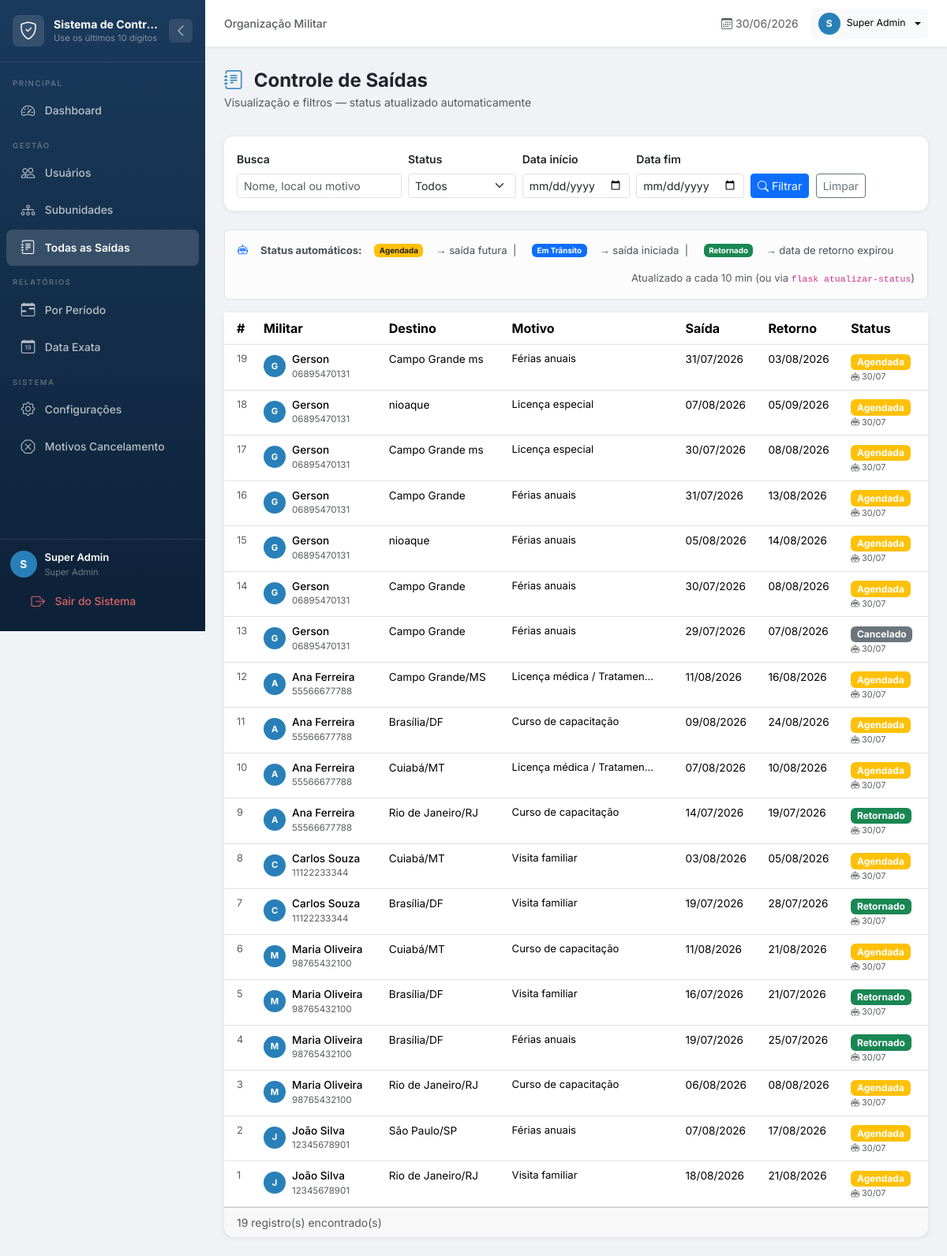
Screenshot of /admin/saidas (signed in) with the database file from the repository.
### app/models/__init__.py (models this page shows, shortened)
class ConfigSistema(db.Model):
    __tablename__ = "config_sistema"
    id        = db.Column(db.Integer, primary_key=True)
    chave     = db.Column(db.String(100), unique=True, nullable=False)
    valor     = db.Column(db.Text, nullable=True)
    descricao = db.Column(db.String(255), nullable=True)
    tipo      = db.Column(db.String(20), default="texto")

class Usuario(UserMixin, db.Model):
    __tablename__ = "usuarios"
    id            = db.Column(db.Integer, primary_key=True)
    cpf           = db.Column(db.String(14), unique=True, nullable=False, index=True)
    nome          = db.Column(db.String(100), nullable=False)
    senha_hash    = db.Column(db.String(255), nullable=False)
    tipo          = db.Column(
        db.Enum(*TipoUsuario.TODOS, name="tipo_usuario"),
        nullable=False,
        default=TipoUsuario.USUARIO,
    )
    ativo         = db.Column(db.Boolean, default=True, nullable=False)
    data_criacao  = db.Column(db.DateTime, default=datetime.utcnow, nullable=False)
    foto          = db.Column(db.String(255), nullable=True)
    subunidade_id = db.Column(
        db.Integer,
        db.ForeignKey("subunidades.id", ondelete="SET NULL"),
        nullable=True,
        index=True,
    )
    telefone      = db.Column(db.String(20), nullable=True)
    email         = db.Column(db.String(120), nullable=True)
    registros = db.relationship(
        "Registro",
        backref="usuario",
        lazy="dynamic",
        foreign_keys="Registro.cpf_usuario",
        primaryjoin="Usuario.cpf == Registro.cpf_usuario",
        cascade="all, delete-orphan",
    )
    @property
    def is_admin(self) -> bool:
        return self.tipo == TipoUsuario.ADMIN

class Registro(db.Model):
    __tablename__ = "registros"
    id                   = db.Column(db.Integer, primary_key=True)
    cpf_usuario          = db.Column(
        db.String(14),
        db.ForeignKey("usuarios.cpf", ondelete="CASCADE"),
        nullable=False,
        index=True,
    )
    local                = db.Column(db.String(255), nullable=False)
    motivo               = db.Column(db.String(300), nullable=False)
    data_saida           = db.Column(db.DateTime, nullable=False, index=True)
    data_retorno         = db.Column(db.DateTime, nullable=True, index=True)
    telefone_contato     = db.Column(db.String(20), nullable=True)
    endereco_destino     = db.Column(db.Text, nullable=True)
    data_registro        = db.Column(db.DateTime, default=datetime.utcnow, nullable=False)
    status               = db.Column(
        db.Enum(*StatusSaida.TODOS, name="status_saida"),
        default=StatusSaida.AGENDADA,
        nullable=False,
        index=True,
    )
    status_atualizado_em = db.Column(db.DateTime, nullable=True)
    motivo_cancelamento  = db.Column(db.String(150), nullable=True)   # texto do motivo selecionado
    obs_cancelamento     = db.Column(db.String(200), nullable=True)   # observação opcional curta
    data_cancelamento    = db.Column(db.DateTime, nullable=True)
    @property
    def status_badge(self) -> str:
        return StatusSaida.BADGES.get(self.status, "info")
    @property
    def status_label(self) -> str:
        return StatusSaida.LABELS.get(self.status, self.status)

### app/routes/admin.py (the view)
@admin_bp.route("/saidas")
@login_required
@admin_required
def listar_saidas():
    busca         = sanitizar_texto(request.args.get("busca", ""), max_len=100)
    status_filtro = request.args.get("status", "")
    data_inicio   = request.args.get("data_inicio", "")
    data_fim      = request.args.get("data_fim", "")
    subunidade_id = request.args.get("subunidade", "")
    query = Registro.query.join(Usuario, Registro.cpf_usuario == Usuario.cpf)
    if busca:
        query = query.filter(
            (Usuario.nome.ilike(f"%{busca}%"))
            | (Registro.local.ilike(f"%{busca}%"))
            | (Registro.motivo.ilike(f"%{busca}%"))
        )
    if status_filtro and status_filtro in StatusSaida.TODOS:
        query = query.filter(Registro.status == status_filtro)
    sub_id_valida = parse_int_seguro(subunidade_id, minimo=1)
    if sub_id_valida is not None:
        query = query.filter(Usuario.subunidade_id == sub_id_valida)
    data_inicio_dt, _ = validar_data(data_inicio, campo="data de início")
    if data_inicio_dt:
        query = query.filter(Registro.data_saida >= data_inicio_dt)
    data_fim_dt, _ = validar_data(data_fim, campo="data de fim")
    if data_fim_dt:
        query = query.filter(Registro.data_saida <= data_fim_dt)
    saidas = query.order_by(Registro.data_registro.desc()).all()
    subunidades = Subunidade.query.filter_by(ativa=True).order_by(Subunidade.nome).all()
    return render_template(
        "admin/saidas.html",
        saidas=saidas,
        busca=busca,
        status_filtro=status_filtro,
        data_inicio=data_inicio,
        data_fim=data_fim,
        subunidades=subunidades,
        subunidade_id=subunidade_id,
        StatusSaida=StatusSaida,
    )

### app/templates/admin/saidas.html (shortened to what this page needs)
{% extends 'base.html' %}
{% block content %}
<div class="page-header d-flex align-items-center justify-content-between flex-wrap gap-2 mb-4">
    <div>
        <h4 class="mb-0 fw-bold">
            <i class="bi bi-journal-text me-2" style="color:var(--cor-secundaria);"></i>
            Controle de Saídas
        </h4>
        <small class="text-muted">Visualização e filtros — status atualizado automaticamente</small>
    </div>
</div>
<div class="card mb-4">
    <div class="card-body">
        <form method="GET" class="row g-2 align-items-end">
            <div class="col-sm-4 col-md-3">
                <label class="form-label small fw-semibold">Busca</label>
                <input type="text" name="busca" class="form-control form-control-sm"
                       value="{{ busca }}" placeholder="Nome, local ou motivo">
            </div>
            <div class="col-sm-4 col-md-2">
                <label class="form-label small fw-semibold">Status</label>
                <select name="status" class="form-select form-select-sm">
                    <option value="">Todos</option>
                </select>
            </div>
            <div class="col-sm-4 col-md-2">
                <label class="form-label small fw-semibold">Data início</label>
                <input type="date" name="data_inicio" class="form-control form-control-sm" value="{{ data_inicio }}">
            </div>
            <div class="col-sm-4 col-md-2">
                <label class="form-label small fw-semibold">Data fim</label>
                <input type="date" name="data_fim" class="form-control form-control-sm" value="{{ data_fim }}">
            </div>
            <div class="col-auto">
                <button type="submit" class="btn btn-primary btn-sm">
                    <i class="bi bi-search me-1"></i>Filtrar
                </button>
                <a href="{{ url_for('admin.listar_saidas') }}" class="btn btn-outline-secondary btn-sm ms-1">Limpar</a>
            </div>
        </form>
    </div>
</div>
<div class="alert alert-light border mb-3 d-flex flex-wrap gap-3 align-items-center" style="font-size:0.82rem;">
    <i class="bi bi-robot text-primary"></i>
    <strong>Status automáticos:</strong>
    <span class="badge bg-warning text-dark">Agendada</span> → saída futura &nbsp;|&nbsp;
    <span class="badge bg-primary">Em Trânsito</span> → saída iniciada &nbsp;|&nbsp;
    <span class="badge bg-success">Retornado</span> → data de retorno expirou
    <span class="ms-auto text-muted">Atualizado a cada 10 min (ou via <code>flask atualizar-status</code>)</span>
</div>
<div class="card">
    <div class="card-body p-0">
        <div class="table-responsive">
            <table class="table table-hover mb-0">
                <thead>
                    <tr>
                        <th class="ps-3">#</th>
                        <th>Militar</th>
                        <th>Destino</th>
                        <th>Motivo</th>
                        <th>Saída</th>
                        <th>Retorno</th>
                        <th>Status</th>
                    </tr>
                </thead>
                <tbody>
                    {% for saida in saidas %}
                    <tr>
                        <td class="ps-3 text-muted" style="font-size:0.8rem;">{{ saida.id }}</td>
                        <td>
                            <div class="d-flex align-items-center gap-2">
                                <div class="user-avatar-placeholder" style="width:28px;height:28px;font-size:0.7rem;">
                                    {{ saida.usuario.nome[0].upper() if saida.usuario else '?' }}
                                </div>
                                <div>
                                    <div style="font-size:0.85rem;font-weight:500;">{{ saida.usuario.nome if saida.usuario else '—' }}</div>
                                    <div class="text-muted" style="font-size:0.72rem;">{{ saida.cpf_usuario }}</div>
                                </div>
                            </div>
                        </td>
                        <td style="font-size:0.85rem;">{{ saida.local }}</td>
                        <td style="font-size:0.82rem;max-width:200px;">
                            <span class="text-truncate d-inline-block" style="max-width:180px;" title="{{ saida.motivo }}">
                                {{ saida.motivo }}
                            </span>
                        </td>
                        <td style="font-size:0.85rem;">{{ saida.data_saida.strftime('%d/%m/%Y') if saida.data_saida else '—' }}</td>
                        <td style="font-size:0.85rem;">{{ saida.data_retorno.strftime('%d/%m/%Y') if saida.data_retorno else '—' }}</td>
                        <td>
                            <span class="badge bg-{{ saida.status_badge }}">{{ saida.status_label }}</span>
                            {% if saida.status_atualizado_em %}
                            <div class="text-muted" style="font-size:0.68rem;" title="Atualizado em {{ saida.status_atualizado_em.strftime('%d/%m %H:%M') }}">
                                <i class="bi bi-robot"></i> {{ saida.status_atualizado_em.strftime('%d/%m') }}
                            </div>
                            {% endif %}
                        </td>
                    </tr>
                    {% else %}
                    <tr><td colspan="7" class="text-center py-4 text-muted">Nenhuma saída encontrada.</td></tr>
                    {% endfor %}
                </tbody>
            </table>
        </div>
    </div>
    {% if saidas %}
    <div class="card-footer text-muted small py-2 px-3">
        {{ saidas|length }} registro(s) encontrado(s)
    </div>
    {% endif %}
</div>
{% endblock %}

### app/templates/base.html (shortened to what this page needs)
<!DOCTYPE html>
<html lang="pt-br">
<head>
    <link href="https://cdn.jsdelivr.net/npm/bootstrap@5.3.2/dist/css/bootstrap.min.css" rel="stylesheet">
    <link href="https://cdn.jsdelivr.net/npm/bootstrap-icons@1.11.3/font/bootstrap-icons.min.css" rel="stylesheet">
</head>
<body>
<nav id="sidebar" aria-label="Menu lateral">
    <div class="sidebar-brand">
        {% if config_sistema.get('logo') %}
            <img src="{{ url_for('static', filename='uploads/' + config_sistema.get('logo')) }}" alt="Logo">
        {% else %}
            <div class="brand-icon d-flex align-items-center justify-content-center">
                <i class="bi bi-shield-check" style="color:#fff;font-size:1.4rem;"></i>
            </div>
        {% endif %}
        <div class="brand-text">
            <div class="brand-name">{{ config_sistema.get('nome_sistema', 'Controle de Saídas') }}</div>
            <div class="brand-sub">{{ config_sistema.get('subtitulo', 'Sistema de Gestão') }}</div>
        </div>
        <button class="sidebar-toggle d-none d-md-flex" id="sidebarToggle" onclick="toggleCollapse()" title="Recolher/expandir menu">
            <i class="bi bi-chevron-left" id="toggleIcon"></i>
        </button>
    </div>
    <div class="sidebar-nav">
        {% if current_user.is_admin %}
            <div class="nav-section">Principal</div>
            <a href="{{ url_for('admin.dashboard') }}" class="nav-link {% if request.endpoint == 'admin.dashboard' %}active{% endif %}" title="Dashboard">
                <i class="bi bi-speedometer2"></i><span class="link-text"> Dashboard</span>
            </a>
            <div class="nav-section">Gestão</div>
            <a href="{{ url_for('admin.listar_usuarios') }}" class="nav-link {% if 'usuario' in request.endpoint %}active{% endif %}" title="Usuários">
                <i class="bi bi-people"></i><span class="link-text"> Usuários</span>
            </a>
            <a href="{{ url_for('admin.listar_subunidades') }}" class="nav-link {% if 'subunidade' in request.endpoint %}active{% endif %}" title="Subunidades">
                <i class="bi bi-diagram-3"></i><span class="link-text"> Subunidades</span>
            </a>
            <a href="{{ url_for('admin.listar_saidas') }}" class="nav-link {% if 'saidas' in request.endpoint %}active{% endif %}" title="Saídas">
                <i class="bi bi-journal-text"></i><span class="link-text"> Todas as Saídas</span>
            </a>
            <div class="nav-section">Relatórios</div>
            <a href="{{ url_for('reports.por_periodo') }}" class="nav-link {% if 'periodo' in request.endpoint %}active{% endif %}" title="Por Período">
                <i class="bi bi-calendar-range"></i><span class="link-text"> Por Período</span>
            </a>
            <a href="{{ url_for('reports.data_exata') }}" class="nav-link {% if 'exata' in request.endpoint %}active{% endif %}" title="Data Exata">
                <i class="bi bi-calendar-date"></i><span class="link-text"> Data Exata</span>
            </a>
            <div class="nav-section">Sistema</div>
            <a href="{{ url_for('admin.configuracoes') }}" class="nav-link {% if 'configuracoes' in request.endpoint %}active{% endif %}" title="Configurações">
                <i class="bi bi-gear"></i><span class="link-text"> Configurações</span>
            </a>
            <a href="{{ url_for('admin.listar_motivos') }}" class="nav-link {% if 'motivo' in request.endpoint %}active{% endif %}" title="Motivos de Cancelamento">
                <i class="bi bi-x-octagon"></i><span class="link-text"> Motivos Cancelamento</span>
            </a>
        {% endif %}
    </div>
    <div class="sidebar-footer">
        <div class="footer-user">
            {% if current_user.foto %}
                <img src="{{ url_for('static', filename='uploads/' + current_user.foto) }}" class="user-avatar" alt="">
            {% else %}
                <div class="user-avatar-placeholder">{{ current_user.nome[0].upper() }}</div>
            {% endif %}
            <div class="footer-user-info">
                <div style="color:#fff;font-size:0.82rem;font-weight:600;white-space:nowrap;overflow:hidden;text-overflow:ellipsis;">{{ current_user.nome }}</div>
                <div style="color:rgba(255,255,255,0.4);font-size:0.7rem;">{{ 'Super Admin' if current_user.is_admin else 'Usuário' }}</div>
            </div>
        </div>
        <a href="{{ url_for('auth.logout') }}" class="nav-link" style="color:rgba(255,110,110,0.85);" title="Sair">
            <i class="bi bi-box-arrow-right"></i><span class="link-text"> Sair do Sistema</span>
        </a>
    </div>
</nav>
<div id="main-content">
    <div class="topbar gap-2">
        <span class="text-muted small fw-medium d-none d-md-block">
            {{ config_sistema.get('organizacao', 'Organização OM') }}
        </span>
        <div class="ms-auto d-flex align-items-center gap-3">
            <span class="text-muted small d-none d-sm-block">
                <i class="bi bi-calendar3 me-1"></i>{{ now.strftime('%d/%m/%Y') }}
            </span>
            <div class="dropdown">
                <button class="btn btn-sm btn-light dropdown-toggle d-flex align-items-center gap-2" data-bs-toggle="dropdown">
                    {% if current_user.foto %}
                        <img src="{{ url_for('static', filename='uploads/' + current_user.foto) }}" class="user-avatar" style="width:28px;height:28px;" alt="">
                    {% else %}
                        <div class="user-avatar-placeholder" style="width:28px;height:28px;font-size:0.75rem;">{{ current_user.nome[0].upper() }}</div>
                    {% endif %}
                    <span class="d-none d-sm-block small">{{ current_user.nome }}</span>
                </button>
            </div>
        </div>
    </div>
    <div class="container-fluid p-3 p-md-4">
        {% block content %}{% endblock %}
    </div>
</div>
</body>
</html>

### rows the page displays
ConfigSistema: get "Sistema de Contr…"
ConfigSistema: get "Use os últimos 10 dígitos…"
Usuario: nome "S", nome "Super Admin", tipo "Super Admin"
ConfigSistema: get "Organização Militar"
Registro: id "19", usuario "G", usuario "Gerson", cpf_usuario "06895470131", local "Campo Grande ms", motivo "Férias anuais", data_saida "31/07/2026", data_retorno "03/08/2026", status_label "Agendada", status_atualizado_em "30/07"
Registro: id "18", usuario "G", usuario "Gerson", cpf_usuario "06895470131", local "nioaque", motivo "Licença especial", data_saida "07/08/2026", data_retorno "05/09/2026", status_label "Agendada", status_atualizado_em "30/07"
Registro: id "17", usuario "G", usuario "Gerson", cpf_usuario "06895470131", local "Campo Grande ms", motivo "Licença especial", data_saida "30/07/2026", data_retorno "08/08/2026", status_label "Agendada", status_atualizado_em "30/07"
Registro: id "16", usuario "G", usuario "Gerson", cpf_usuario "06895470131", local "Campo Grande", motivo "Férias anuais", data_saida "31/07/2026", data_retorno "13/08/2026", status_label "Agendada", status_atualizado_em "30/07"
Registro: id "15", usuario "G", usuario "Gerson", cpf_usuario "06895470131", local "nioaque", motivo "Férias anuais", data_saida "05/08/2026", data_retorno "14/08/2026", status_label "Agendada", status_atualizado_em "30/07"
Registro: id "14", usuario "G", usuario "Gerson", cpf_usuario "06895470131", local "Campo Grande", motivo "Férias anuais", data_saida "30/07/2026", data_retorno "08/08/2026", status_label "Agendada", status_atualizado_em "30/07"
Registro: id "13", usuario "G", usuario "Gerson", cpf_usuario "06895470131", local "Campo Grande", motivo "Férias anuais", data_saida "29/07/2026", data_retorno "07/08/2026", status_label "Cancelado", status_atualizado_em "30/07"
Registro: id "12", usuario "A", usuario "Ana Ferreira", cpf_usuario "55566677788", local "Campo Grande/MS", motivo "Licença médica / Tratamen…", data_saida "11/08/2026", data_retorno "16/08/2026", status_label "Agendada", status_atualizado_em "30/07"
Registro: id "11", usuario "A", usuario "Ana Ferreira", cpf_usuario "55566677788", local "Brasília/DF", motivo "Curso de capacitação", data_saida "09/08/2026", data_retorno "24/08/2026", status_label "Agendada", status_atualizado_em "30/07"
Registro: id "10", usuario "A", usuario "Ana Ferreira", cpf_usuario "55566677788", local "Cuiabá/MT", motivo "Licença médica / Tratamen…", data_saida "07/08/2026", data_retorno "10/08/2026", status_label "Agendada", status_atualizado_em "30/07"
Registro: id "9", usuario "A", usuario "Ana Ferreira", cpf_usuario "55566677788", local "Rio de Janeiro/RJ", motivo "Curso de capacitação", data_saida "14/07/2026", data_retorno "19/07/2026", status_label "Retornado", status_atualizado_em "30/07"
Registro: id "8", usuario "C", usuario "Carlos Souza", cpf_usuario "11122233344", local "Cuiabá/MT", motivo "Visita familiar", data_saida "03/08/2026", data_retorno "05/08/2026", status_label "Agendada", status_atualizado_em "30/07"
Registro: id "7", usuario "C", usuario "Carlos Souza", cpf_usuario "11122233344", local "Brasília/DF", motivo "Visita familiar", data_saida "19/07/2026", data_retorno "28/07/2026", status_label "Retornado", status_atualizado_em "30/07"
Registro: id "6", usuario "M", usuario "Maria Oliveira", cpf_usuario "98765432100", local "Cuiabá/MT", motivo "Curso de capacitação", data_saida "11/08/2026", data_retorno "21/08/2026", status_label "Agendada", status_atualizado_em "30/07"
Registro: id "5", usuario "M", usuario "Maria Oliveira", cpf_usuario "98765432100", local "Brasília/DF", motivo "Visita familiar", data_saida "16/07/2026", data_retorno "21/07/2026", status_label "Retornado", status_atualizado_em "30/07"
Registro: id "4", usuario "M", usuario "Maria Oliveira", cpf_usuario "98765432100", local "Brasília/DF", motivo "Férias anuais", data_saida "19/07/2026", data_retorno "25/07/2026", status_label "Retornado", status_atualizado_em "30/07"
Registro: id "3", usuario "M", usuario "Maria Oliveira", cpf_usuario "98765432100", local "Rio de Janeiro/RJ", motivo "Curso de capacitação", data_saida "06/08/2026", data_retorno "08/08/2026", status_label "Agendada", status_atualizado_em "30/07"
Registro: id "2", usuario "J", usuario "João Silva", cpf_usuario "12345678901", local "São Paulo/SP", motivo "Férias anuais", data_saida "07/08/2026", data_retorno "17/08/2026", status_label "Agendada", status_atualizado_em "30/07"
Registro: id "1", usuario "J", usuario "João Silva", cpf_usuario "12345678901", local "Rio de Janeiro/RJ", motivo "Visita familiar", data_saida "18/08/2026", data_retorno "21/08/2026", status_label "Agendada", status_atualizado_em "30/07"

### other values shown
{{ saidas|length }} "19"
